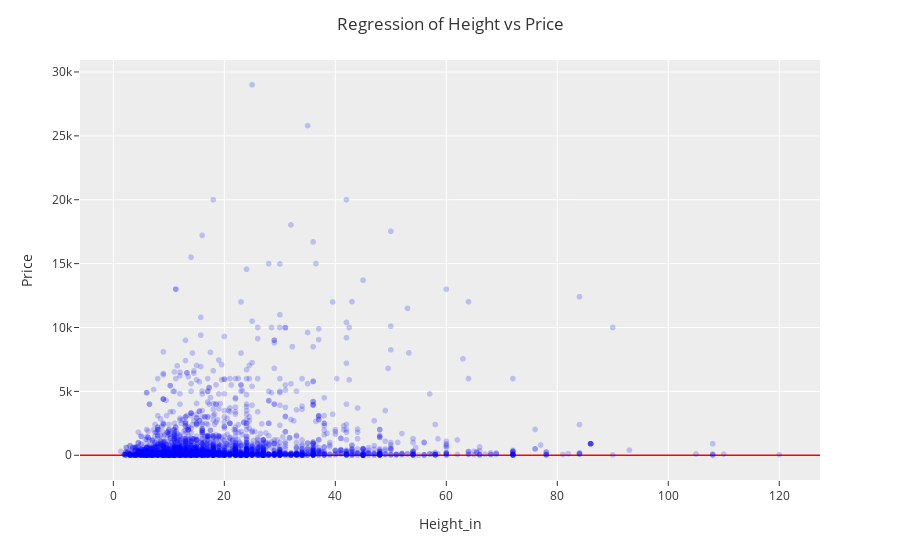

The code cell stored with this chart in its notebook:
### Code cell
fig = px.scatter(
    model,
    x='Height_in',
    y='price',
    color_discrete_sequence=['blue'],
    opacity=0.2
)

fig.update_layout(yaxis = dict(zeroline=True, zerolinewidth=1.5,zerolinecolor='red'))

fig.update_layout(template="ggplot2",
                  title='Regression of Height vs Price',
                  title_x=0.5,
                  xaxis_title='Height_in',
                  yaxis_title='Price')


fig.show()

### Figure 1 — Plotly figure (JSON) as saved in the notebook; plotly's stock layout.template omitted (floating-point values rounded to 4 significant figures; data arrays with more than 128 entries replaced by an {"elided": "..."} marker saying what was removed)
{"data": [{"hovertemplate": "Height_in=%{x}<br>price=%{y}<extra></extra>", "legendgroup": "", "marker": {"color": "blue", "opacity": 0.2, "symbol": "circle"}, "mode": "markers", "name": "", "showlegend": false, "type": "scattergl", "x": {"elided": "3141 float values"}, "xaxis": "x", "y": {"elided": "3141 float values"}, "yaxis": "y"}], "layout": {"legend": {"tracegroupgap": 0}, "margin": {"t": 60}, "title": {"text": "Regression of Height vs Price", "x": 0.5}, "xaxis": {"anchor": "y", "domain": [0, 1], "title": {"text": "Height_in"}}, "yaxis": {"anchor": "x", "domain": [0, 1], "title": {"text": "Price"}, "zeroline": true, "zerolinecolor": "red", "zerolinewidth": 1.5}}}
